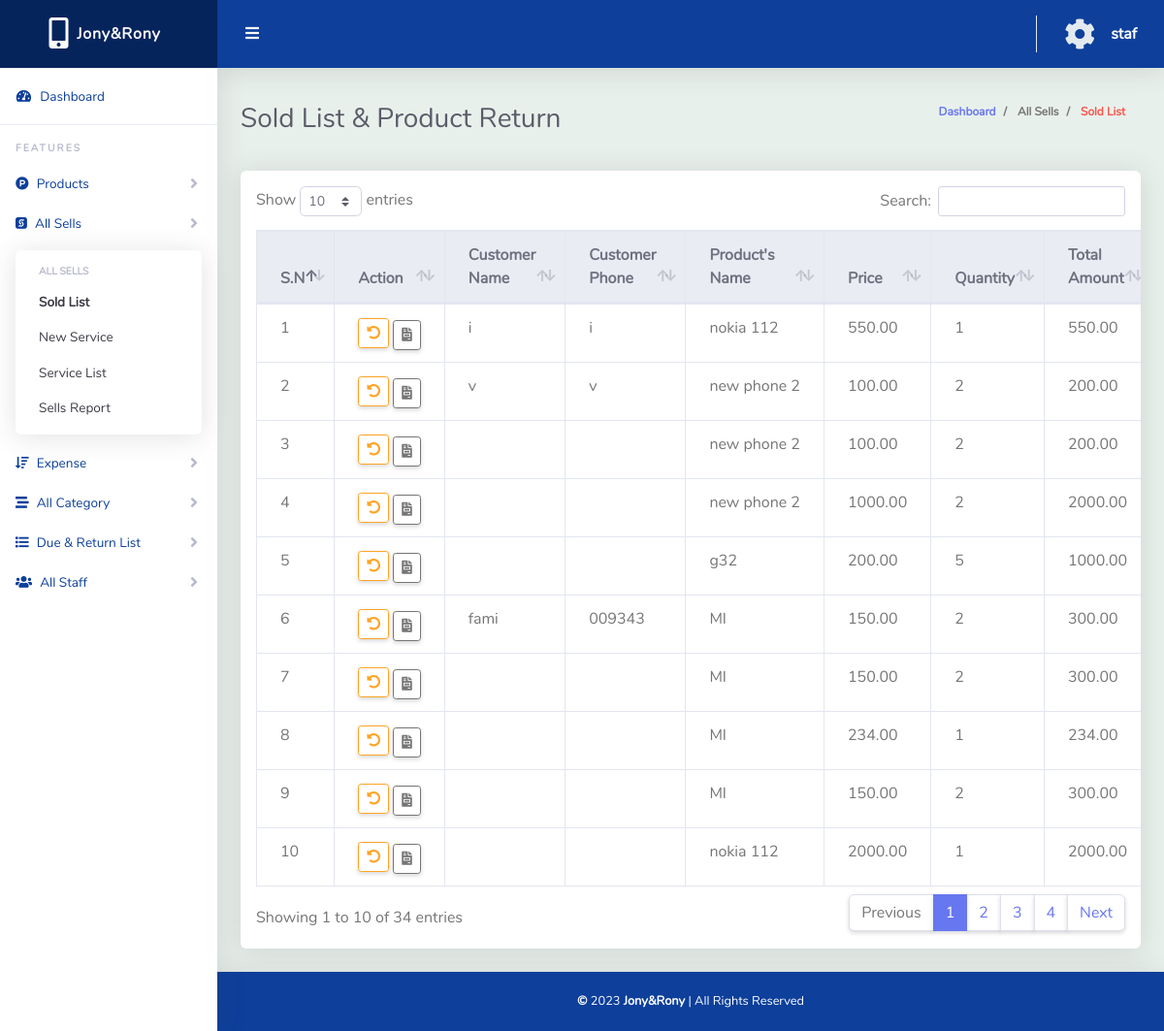
/sale_list.php (signed in), run on the app's committed database.
### tables this page shows
CREATE TABLE `tbl_sale` (
  `sale_id` int(11) NOT NULL,
  `customer_name` varchar(32) NOT NULL,
  `customer_num` varchar(14) NOT NULL,
  `product_name` varchar(32) NOT NULL,
  `selling_price` float(11,2) NOT NULL,
  `selling_qty` int(5) NOT NULL,
  `total_amount` float(11,2) NOT NULL,
  `payment` float(11,2) NOT NULL,
  `due` float(11,2) NOT NULL,
  `profit` float(11,2) NOT NULL,
  `date` date DEFAULT current_timestamp(),
  `product_id` int(11) NOT NULL,
  `product_price` float(20,2) NOT NULL,
  `product_imei` int(255) NOT NULL
);

### classes/sell.php (called while the page is built, shortened)
<?php
$filepath = realpath(dirname(__FILE__));
include_once($filepath . '/../lib/Database.php');
include_once($filepath . '/../lib/Query.php');
class Sell
{
    private $qu;
    public function __construct()
    {
        $this->qu = new Query();
    }
    public function AllProductSell()
    {
        $query = "SELECT * FROM tbl_sale ORDER BY sale_id desc ";
        $result = $this->qu->select($query);
        return $result;
    }
}

### lib/Database.php (called while the page is built, shortened)
<?php
class Database
{
	public $host   = DB_HOST;
	public $user   = DB_USER;
	public $pass   = DB_PASS;
	public $dbname = DB_NAME;
	private function connectDB()
	{
		$this->link = new mysqli($this->host, $this->user, $this->pass, $this->dbname);
	}
}

### lib/Query.php (called while the page is built, shortened)
<?php
$filepath = realpath(dirname(__FILE__));
include_once($filepath . '/Database.php');
class Query extends Database{
	public function select($query)
	{
		$result = $this->link->query($query) or die($this->link->error . __LINE__);
		if ($result->num_rows > 0) {
			return $result;
		} else {
			return false;
		}
	}
}
?>

### sale_list.php (the view, shortened to what this page needs)
<?php
$filepath = realpath(dirname(__FILE__));
include_once($filepath . '/inc/header.php');
?>
<div class="container-fluid" id="container-wrapper">
  <div class="d-sm-flex align-items-center justify-content-between mb-4">
    <h1 class="h3 mb-0 text-gray-800">Sold List & Product Return</h1>
    <ol class="breadcrumb">
      <li class="breadcrumb-item">
        <a href="dashboard.php" class="text-decoration-none">Dashboard</a>
      </li>
      <li class="breadcrumb-item">
        All Sells
      </li>
      <li class="breadcrumb-item text-danger" aria-current="page">
        Sold List
      </li>
    </ol>
  </div>
  <div class="row">
    <div class="col-lg-12">
      <div class="card mb-4">
        <div class="table-responsive p-3 ">
          <table class="table table-bordered  table-hover" id="dataTableHover">
            <thead class="thead-light">
              <tr>
                <th>S.N</th>
                <th>Action</th>
                <th>Customer Name</th>
                <th>Customer Phone</th>
                <th>Product's Name</th>
                <th>Price</th>
                <th>Quantity</th>
                <th>Total Amount</th>
              </tr>
            </thead>
            <tbody>
              <?php
              $getselpd = $sel->AllProductSell();
              if ($getselpd) {
                $i = 0;
                while ($result = $getselpd->fetch_assoc()) {
                  $i++;
              ?>
                  <tr>
                    <td><?php echo $i; ?></td>
                    <td style="white-space:nowrap;">
                      <a onclick="return confirm('Are You Sure To Return this Product!');" href="return.php?sell_return_id=<?php echo $result['sale_id']; ?>" class="btn btn-sm btn-outline-warning" data-toggle="tooltip" data-placement="top" title="Return"><i class="fas fa-undo-alt"></i></a>
                      <a href="invoice.php?sell_invoice_id=<?php echo $result['sale_id']; ?>" class="btn btn-sm btn-outline-secondary mt-1" data-toggle="tooltip" data-placement="top" title="Invoice"><i class="fas fa-file-invoice"></i></a>
                    </td>
                    <td><?php echo $result['customer_name']; ?></td>
                    <td><?php echo $result['customer_num']; ?></td>
                    <td style="white-space:nowrap;"><?php echo $result['product_name']; ?></td>
                    <td><?php echo $result['selling_price']; ?></td>
                    <td><?php echo $result['selling_qty']; ?></td>
                    <td><?php echo $result['total_amount']; ?></td>
                  </tr>
              <?php }
              } ?>
            </tbody>
          </table>
        </div>
      </div>
    </div>
  </div>
</div>
<?php
include_once($filepath . '/inc/footer.php');
?>

### data on the page
tbl_sale: customer_name "i", customer_num "i", product_name "nokia 112", selling_price "550.00", selling_qty "1", total_amount "550.00"
tbl_sale: customer_name "v", customer_num "v", product_name "new phone 2", selling_price "100.00", selling_qty "2", total_amount "200.00"
tbl_sale: product_name "new phone 2", selling_price "100.00", selling_qty "2", total_amount "200.00"
tbl_sale: product_name "new phone 2", selling_price "1000.00", selling_qty "2", total_amount "2000.00"
tbl_sale: product_name "g32", selling_price "200.00", selling_qty "5", total_amount "1000.00"
tbl_sale: customer_name "fami", customer_num "009343", product_name "MI", selling_price "150.00", selling_qty "2", total_amount "300.00"
tbl_sale: product_name "MI", selling_price "150.00", selling_qty "2", total_amount "300.00"
tbl_sale: product_name "MI", selling_price "234.00", selling_qty "1", total_amount "234.00"
tbl_sale: product_name "MI", selling_price "150.00", selling_qty "2", total_amount "300.00"
tbl_sale: product_name "nokia 112", selling_price "2000.00", selling_qty "1", total_amount "2000.00"

### other printed values
Session::get("user") "staf"
